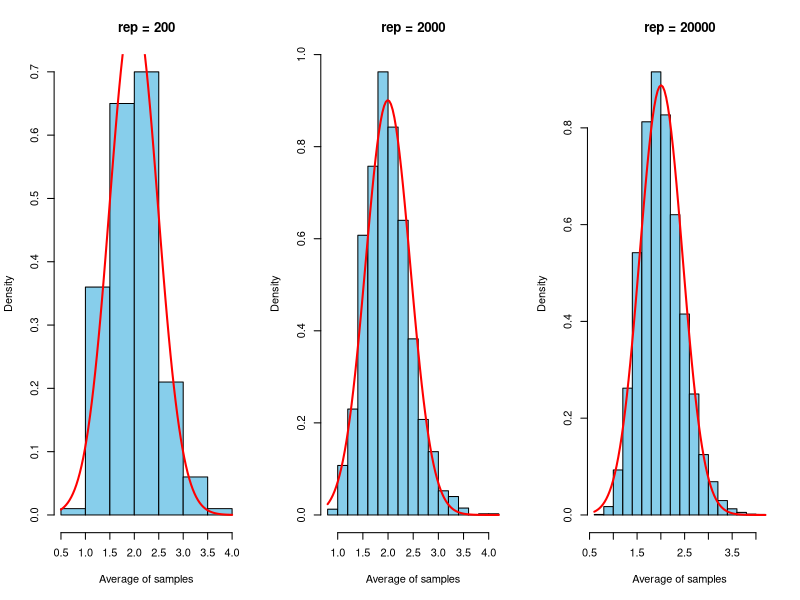
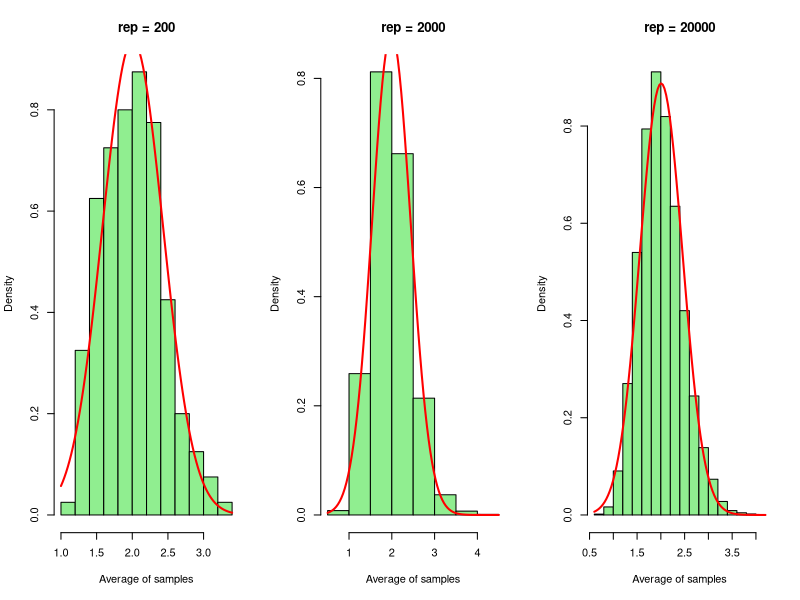
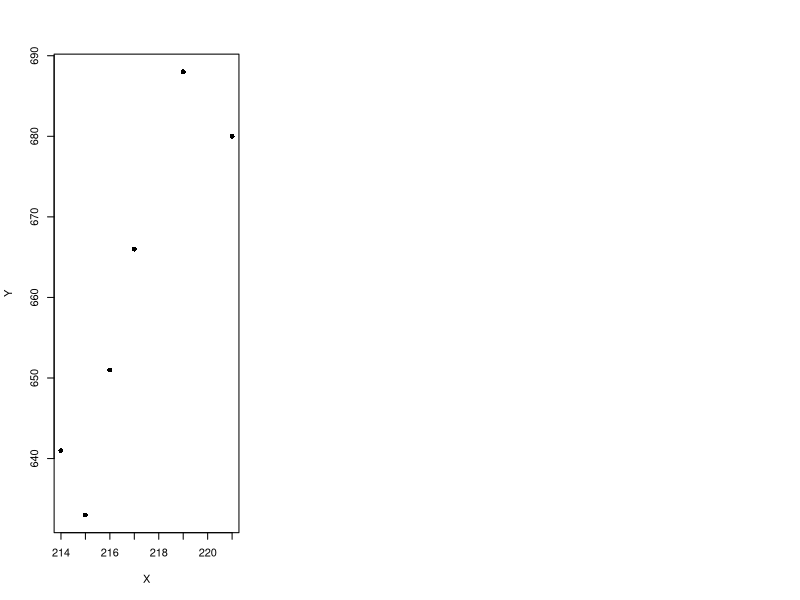
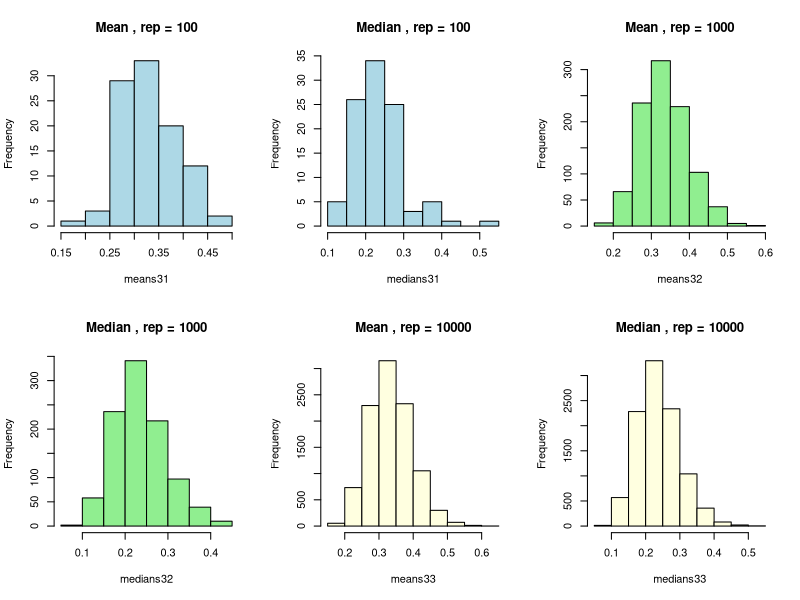

These figures' R source, in order:

#1 
#1.1  

n1 = 20
parametr = 2
par(mfrow = c(1, 3))  
#-------------------------------------------------------------------------------
rep11 = 200
means11 = numeric(rep11)
for (i in 1:rep11) {
  sample11 = rchisq(n1, parametr)
  means11[i] = mean(sample11)}
hist(means11, col = "skyblue", probability = TRUE,
     main = "rep = 200", xlab = "Average of samples")
curve(dnorm(x, mean = mean(means11), sd = sd(means11)),
      col = "red", lwd = 2, add = TRUE)

#-------------------------------------------------------------------------------

rep12 = 2000
means12 = numeric(rep12)
for (i in 1:rep12) {
  sample12 = rchisq(n1, parametr)
  means12[i] = mean(sample12)}
hist(means12, col = "skyblue", probability = TRUE,
     main = "rep = 2000", xlab = "Average of samples")
curve(dnorm(x, mean = mean(means12), sd = sd(means12)),
      col = "red", lwd = 2, add = TRUE)



#-------------------------------------------------------------------------------
rep13 = 20000
means13 = numeric(rep13)
for (i in 1:rep13) {
  sample13 = rchisq(n1, parametr)
  means13[i] = mean(sample13)}
hist(means13, col = "skyblue", probability = TRUE,
     main = "rep = 20000", xlab = "Average of samples")
curve(dnorm(x, mean = mean(means13), sd = sd(means13)),
      col = "red", lwd = 2, add = TRUE)




#1.2

n2 = 20
df = 2
par(mfrow = c(1, 3))  
#-------------------------------------------------------------------------------
rep21 = 200
means21 = numeric(rep21)

for (i in 1:rep21) {
  sample21 = rchisq(n2, df)
  means21[i] = mean(sample21)
}
hist(means21, col = "lightgreen", probability = TRUE,
     main = "rep = 200", xlab = "Average of samples")
curve(dnorm(x, mean = mean(means21), sd = sd(means21)),
      col = "red", lwd = 2, add = TRUE)

#-------------------------------------------------------------------------------
rep22 = 2000
means22 = numeric(rep22)

for (i in 1:rep22) {
  sample22 = rchisq(n2, df)
  means22[i] = mean(sample22)
}
hist(means22, col = "lightgreen", probability = TRUE,
     main = "rep = 2000", xlab = "Average of samples")
curve(dnorm(x, mean = mean(means22), sd = sd(means22)),
      col = "red", lwd = 2, add = TRUE)



#-------------------------------------------------------------------------------
rep23 = 20000
means23 = numeric(rep23)

for (i in 1:rep23) {
  sample23 = rchisq(n2, df)
  means23[i] = mean(sample23)
}
hist(means23, col = "lightgreen", probability = TRUE,
     main = "rep = 20000", xlab = "Average of samples")
curve(dnorm(x, mean = mean(means23), sd = sd(means23)),
      col = "red", lwd = 2, add = TRUE)




#2
  
CI = function(data) {
  n_CI = length(data)
  x_bar = mean(data)
  sigma = 25
  z = 1.96  
  se = sigma / sqrt(n_CI)
  lower = x_bar - z * se
  upper = x_bar + z * se
  return(c(lower, upper))}
sample_data = c(70,78,80,69,81,75,71,83,90,77,88,74,89,67,85)
CI(sample_data)



#3

weights4 = c(52, 48, 47, 53, 58, 56, 53, 49, 48, 50)
n4 = 10
x_bar4 = mean(weights4)
s = sd(weights4)
mu = 52 
(t = (x_bar4 - mu) / (s / sqrt(n4)))
(t_critical = qt(0.05, df = n4 - 1))




#4

data5 = c(301, 300, 298, 296, 303, 305, 301, 299, 297, 298)
n5 = 10
s2 = var(data5)  
sigma_sq = 8
(chi_sq = (n5 - 1) * s2 / sigma_sq)
(chi_critical = qchisq(0.05, df = n5 - 1))
Y = c(641, 633, 651, 666, 688, 680)
X = c(214, 215, 216, 217, 219, 221)
plot(X,Y,col = "black" , pch =16)
cor(X,Y)



  

#5

n3 = 30
lambda = 3
par(mfrow = c(2, 3)) 
#-------------------------------------------------------------------------------
rep31 = 100
means31 = numeric(rep31)
medians31 = numeric(rep31)
for (i in 1:rep31) {
  sample31 = rexp(n3, rate = lambda)
  means31[i] = mean(sample31)
  medians31[i] = median(sample31)}
hist(means31, col = "lightblue", main = "Mean , rep = 100")
hist(medians31, col = "lightblue", main = "Median , rep = 100")
#-------------------------------------------------------------------------------
rep32 = 1000
means32 = numeric(rep32)
medians32 = numeric(rep32)
for (i in 1:rep32) {
  sample32 = rexp(n3, rate = lambda)
  means32[i] = mean(sample32)
  medians32[i] = median(sample32)}
hist(means32, col = "lightgreen", main = "Mean , rep = 1000")
hist(medians32, col = "lightgreen", main = "Median , rep = 1000")
#-------------------------------------------------------------------------------
rep33 = 10000
means33 = numeric(rep33)
medians33 = numeric(rep33)
for (i in 1:rep33) {
  sample33 = rexp(n3, rate = lambda)
  means33[i] = mean(sample33)
  medians33[i] = median(sample33)}
hist(means33, col = "lightyellow", main = "Mean , rep = 10000")
hist(medians33, col = "lightyellow", main = "Median , rep = 10000")









